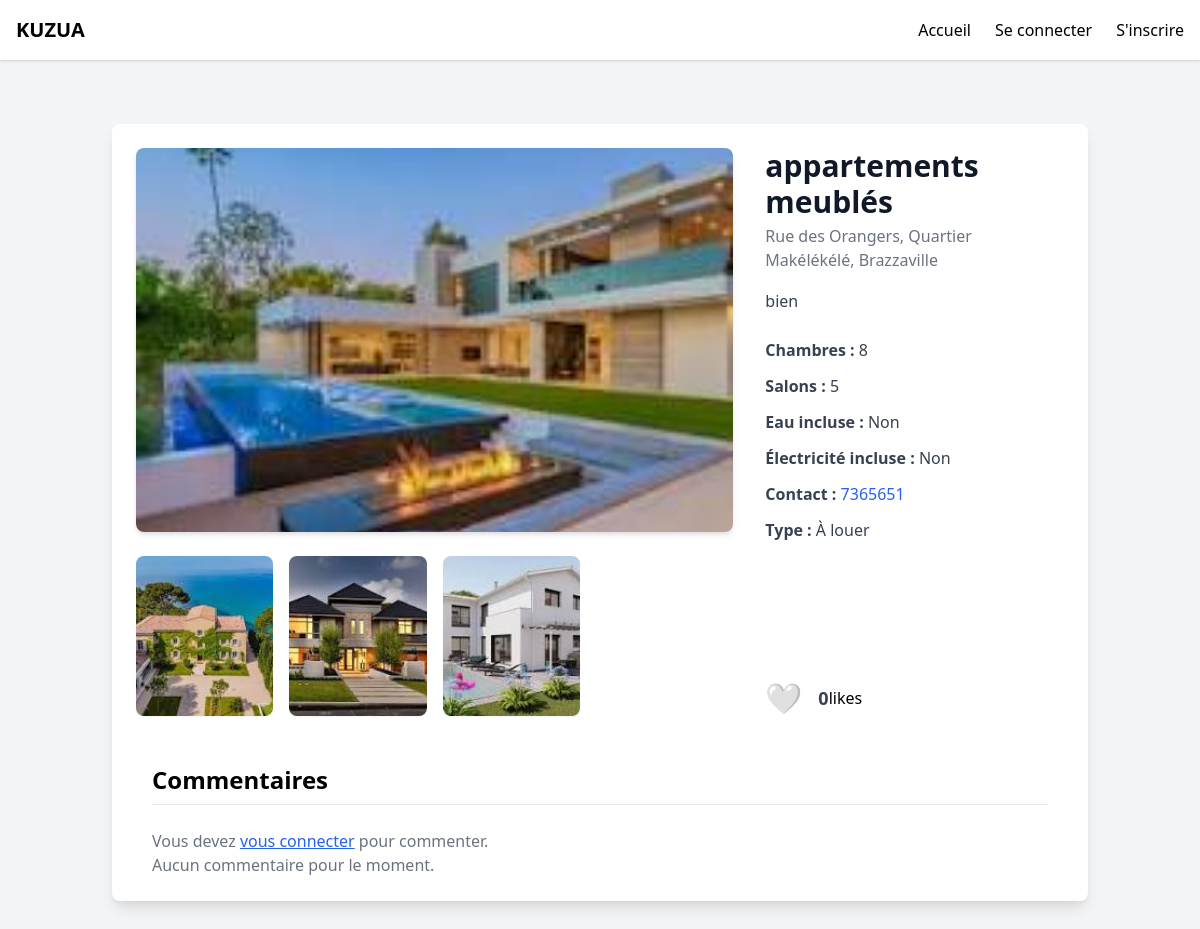
Page /property/1/ on the committed database.
### properties/models.py (models this page shows, shortened)
class Property(models.Model):
    owner = models.ForeignKey(User, on_delete=models.CASCADE, null=True, blank=True)
    title = models.CharField(max_length=100, blank=True, null=True)
    address = models.CharField(max_length=255)
    city = models.ForeignKey(City, on_delete=models.SET_NULL, null=True)
    price = models.PositiveIntegerField()
    PropertyType = models.ForeignKey(PropertyType, on_delete=models.SET_NULL, null= True)
    description = models.TextField()
    main_image = models.ImageField(upload_to='properties/', null=True, blank=True)
    bedrooms = models.PositiveIntegerField(default=0)
    living_rooms = models.PositiveIntegerField(default=0)
    has_water = models.BooleanField(default=False, null=True, blank=True)
    has_electricity = models.BooleanField(default=False,  null=True, blank=True)
    phone_number = models.IntegerField(default=0)
    created_at = models.DateTimeField(auto_now_add=True)         # fixé automatiquement à la création
    custom_date = models.DateTimeField(default=timezone.now)
    LISTING_TYPE_CHOICES = [
        ('sale', 'À vendre'),
        ('rent', 'À louer'),
    ]
    property_type = models.CharField(max_length=10, choices=LISTING_TYPE_CHOICES, default='sale')
    likes = models.ManyToManyField(User, related_name='liked_properties', blank=True)
    def total_likes(self):
        return self.likes.count()

class PropertyImage(models.Model):
    property = models.ForeignKey('Property', on_delete=models.CASCADE, related_name='images')
    image = models.ImageField(upload_to='properties/')

### properties/views.py (the view, shortened to what this page needs)
# urls.py: path('property/<int:pk>/', views.property_detail, name='property_detail'),
def property_detail(request, pk):
    prop = get_object_or_404(Property, pk=pk)
    comments = prop.comments.all().order_by('-created_at')
    form = CommentForm()
    return render(request, 'properties/detail.html', {
        'property': prop,
        'form': form,
        'comments': comments,
    })

### properties/templates/properties/detail.html (shortened to what this page needs)
{% extends 'properties/base.html' %}
{% block content %}
<div class="bg-white rounded-lg shadow-lg p-6 max-w-6xl mx-auto mt-10 mb-12">
    <div class="md:flex md:space-x-8">
        <div class="md:w-2/3">
            <img src="{{ property.main_image.url }}" alt="{{ property.title }}" class="rounded-lg w-full h-96 object-cover shadow-md">
            <div class="mt-6 grid grid-cols-2 md:grid-cols-4 gap-4">
                {% for img in property.images.all %}
                    <img src="{{ img.image.url }}" alt="Image supplémentaire" class="rounded-lg w-full h-32 md:h-40 object-cover shadow-sm hover:scale-105 transition-transform duration-300 cursor-pointer" />
                {% endfor %}
            </div>
        </div>
        <div class="md:w-1/3 mt-8 md:mt-0 flex flex-col justify-between">
            <div>
                <h1 class="text-3xl font-extrabold text-gray-900">{{ property.title }}</h1>
                <p class="text-gray-500 mt-1">{{ property.address }}</p>
                <p class="mt-4 text-gray-700 leading-relaxed">{{ property.description }}</p>
                <div class="mt-6 space-y-3 text-gray-700">
                    <p><strong>Chambres :</strong> {{ property.bedrooms }}</p>
                    <p><strong>Salons :</strong> {{ property.living_rooms }}</p>
                    <p><strong>Eau incluse :</strong> {{ property.water_included|yesno:"Oui,Non" }}</p>
                    <p><strong>Électricité incluse :</strong> {{ property.electricity_included|yesno:"Oui,Non" }}</p>
                    <p><strong>Contact :</strong> <a href="tel:{{ property.phone_number }}" class="text-blue-600 hover:underline">{{ property.phone_number }}</a></p>
                    <p><strong>Type :</strong> {{ property.get_property_type_display }}</p>
                </div>
            </div>
            <div class="mt-6 flex items-center space-x-4">
                <button id="like-btn" aria-label="J'aime" class="text-3xl focus:outline-none">
                    {% if user.is_authenticated and user in property.likes.all %}
                        ❤️
                    {% else %}
                        🤍
                    {% endif %}
                </button>
                <span id="like-count" class="text-gray-700 font-semibold text-lg">{{ property.total_likes }}</span> likes
            </div>
        </div>
    </div>
    <div class="mt-12 max-w-4xl mx-auto">
        <h2 class="text-2xl font-bold mb-6 border-b pb-2">Commentaires</h2>
        {% if user.is_authenticated %}
        <form method="post" class="mb-6">
            {% csrf_token %}
            <textarea name="content" rows="3" required class="w-full p-3 border rounded resize-none focus:ring-2 focus:ring-blue-500" placeholder="Ajouter un commentaire...">{{ form.content.value }}</textarea>
            <button type="submit" class="mt-3 px-6 py-2 bg-blue-600 text-white rounded hover:bg-blue-700 transition">Commenter</button>
        </form>
        {% else %}
        <p class="text-gray-500">Vous devez <a href="{% url 'login' %}" class="text-blue-600 underline">vous connecter</a> pour commenter.</p>
        {% endif %}
        {% for comment in comments %}
            <div class="mb-6 border-b pb-4">
                <p class="font-semibold text-gray-900">{{ comment.user.username }}</p>
                <p class="text-gray-700 mt-1 whitespace-pre-line">{{ comment.content }}</p>
                <p class="text-xs text-gray-400 mt-1">{{ comment.created_at|date:"d M Y H:i" }}</p>
            </div>
        {% empty %}
            <p class="text-gray-500">Aucun commentaire pour le moment.</p>
        {% endfor %}
    </div>
</div>
{% endblock %}

### rows in the picture
Property: main_image (picture), title "appartements meublés", address "Rue des Orangers, Quartier Makélékélé, Brazzaville", description "bien", bedrooms "8", living_rooms "5", phone_number "7365651", property_type "À louer", total_likes "0"
PropertyImage: image (picture)
PropertyImage: image (picture)
PropertyImage: image (picture)

### other values in the picture
{{ property.water_included|yesno:"Oui,Non" }} "Non"
{{ property.electricity_included|yesno:"Oui,Non" }} "Non"
